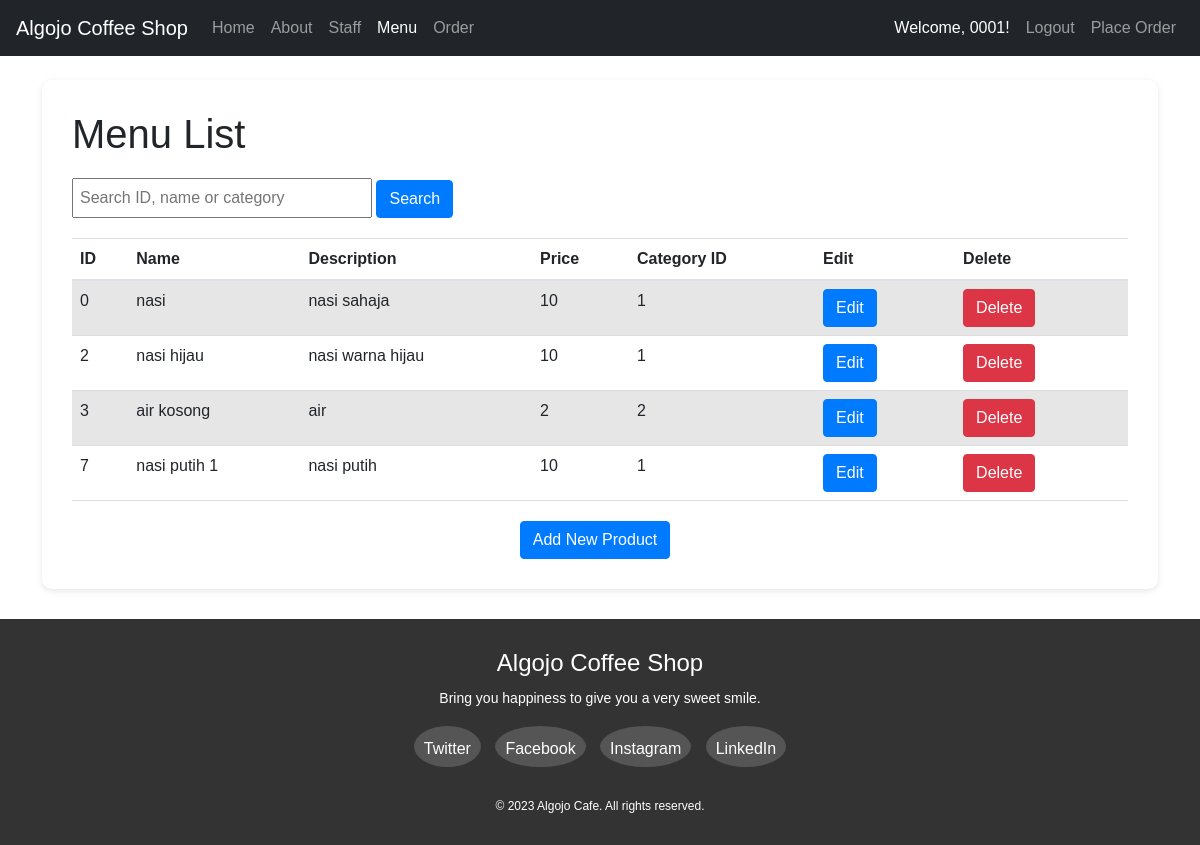
Screenshot of /viewproduct.php (signed in) with the database file from the repository.
### tables this page shows
CREATE TABLE `product` (
  `id` int(11) NOT NULL,
  `name` varchar(30) NOT NULL,
  `description` varchar(50) NOT NULL,
  `price` float NOT NULL,
  `category_id` int(10) NOT NULL
);

### viewproduct.php (the view, shortened to what this page needs)
<?php include 'header.php'; ?>
<!DOCTYPE html>
<html>
<head>
    <link rel="stylesheet" href="https://cdn.jsdelivr.net/npm/bootstrap@5.1.3/dist/css/bootstrap.min.css">
</head>
<body>
    <br>
	<div class="container">
        <div class="table-container">
            <h1>Menu List</h1>
            <div class="search-form">
                <form action="<?php echo htmlspecialchars($_SERVER["PHP_SELF"]); ?>" method="GET">
                    <input type="text" name="search" placeholder="Search ID, name or category">
                    <button type="submit" class="btn btn-primary">Search</button>
                </form>
            </div>
            <table class="table table-striped">
                <thead>
                    <tr>
                        <th>ID</th>
                        <th>Name</th>
                        <th>Description</th>
                        <th>Price</th>
                        <th>Category ID</th>
                        <th>Edit</th>
                        <th>Delete</th>
                    </tr>
                </thead>
                <tbody>
                    <?php
                    $conn = mysqli_connect("localhost", "root", "", "test");
                    $searchTerm = isset($_GET['search']) ? $_GET['search'] : '';
                    $query = "SELECT * FROM product WHERE id LIKE '%$searchTerm%' OR name LIKE '%$searchTerm%' OR category_id LIKE '%$searchTerm%'";
                    $result = mysqli_query($conn, $query);
                    while ($row = mysqli_fetch_assoc($result)) {
                        echo "<tr>";
                        echo "<td>" . $row['id'] . "</td>";
                        echo "<td>" . $row['name'] . "</td>";
                        echo "<td>" . $row['description'] . "</td>";
                        echo "<td>" . $row['price'] . "</td>";
                        echo "<td>" . $row['category_id'] . "</td>";
                        echo "<td><a href='editproduct.php?id=" . $row['id'] . "' class='btn btn-primary'>Edit</a></td>";
                        echo "<td><a href='deleteproduct.php?id=" . $row['id'] . "' class='btn btn-danger'>Delete</a></td>";
                        echo "</tr>";
                    }
                    ?>
                </tbody>
            </table>
            <div class="add-product-btn">
                <a href="product.php" class="btn btn-primary">Add New Product</a>
            </div>
        </div>
    </div>
</body>
</html>
<?php include 'footer.php'; ?>

### viewproduct.php (style rules this page uses)
body { background-image: url('images/background.jpg'); background-size: cover; background-position: center; background-attachment: fixed; }
.table-container { margin-bottom: 30px; background-color: rgba(255, 255, 255); padding: 30px; border-radius: 10px; box-shadow: 0 2px 6px rgba(0, 0, 0, 0.1); }
.table-container h1 { text-align: left; margin-bottom: 20px; }
table { width: 100%; border-collapse: collapse; }
th, td { padding: 10px; text-align: left; border-bottom: 1px solid #ddd; }
th { background-color: #f5f5f5; font-weight: bold; }
.btn { padding: 6px 12px; margin-right: 10px; }
.btn-primary { background-color: #007bff; border-color: #007bff; }
.btn-danger { background-color: #dc3545; border-color: #dc3545; }
.search-form { margin-bottom: 20px; text-align: left; }
.search-form input[type="text"] { width: 300px; padding: 6px; }
.search-form .btn { padding: 6px 12px; }
.add-product-btn { text-align: center; margin-top: 20px; }

### footer.php (style rules this page uses)
body { margin: 0; padding: 0; font-family: Arial, sans-serif; }

### rows the page displays
product: id "0", name "nasi", description "nasi sahaja", price "10", category "1"
product: id "2", name "nasi hijau", description "nasi warna hijau", price "10", category "1"
product: id "3", name "air kosong", description "air", price "2", category "2"
product: id "7", name "nasi putih 1", description "nasi putih", price "10", category "1"

### other values shown
$username "0001"
